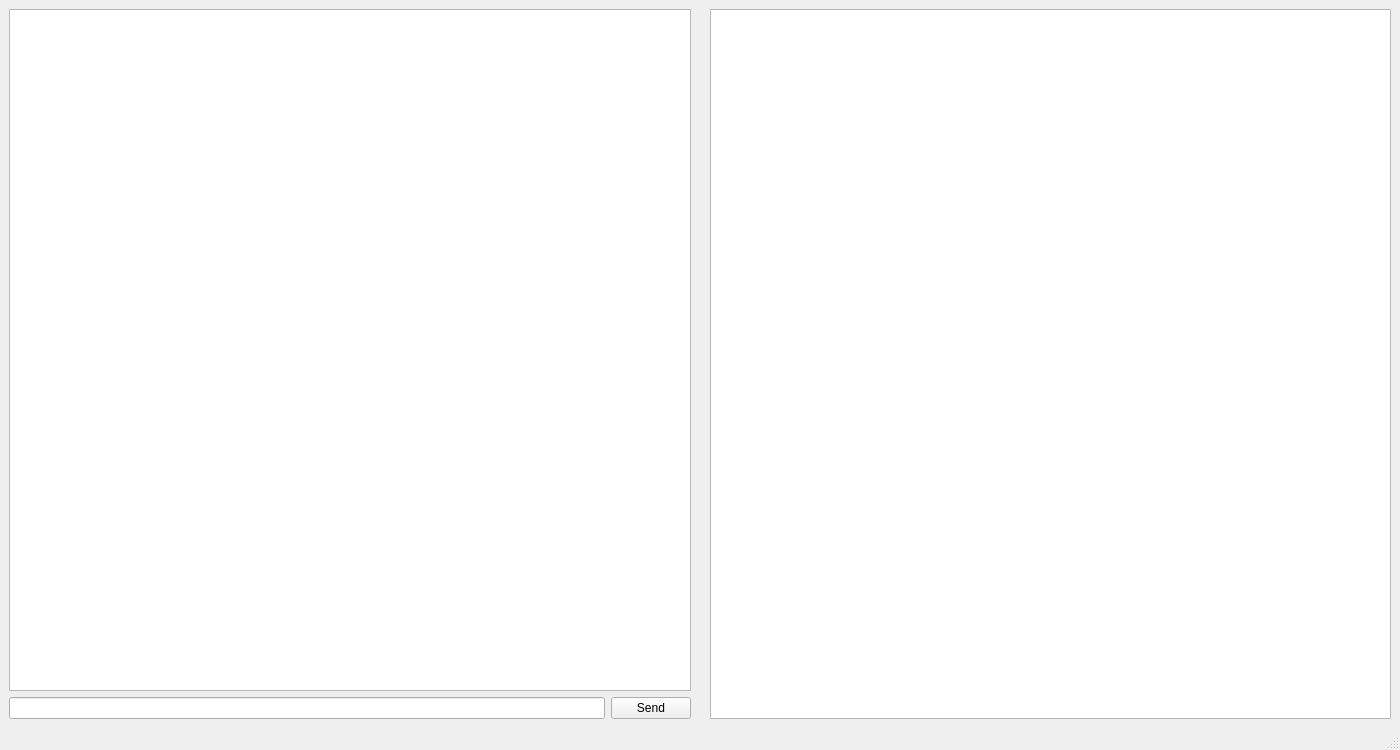
<?xml version="1.0" encoding="UTF-8"?>
<ui version="4.0">
 <class>MainWindow</class>
 <widget class="QMainWindow" name="MainWindow">
  <property name="geometry">
   <rect>
    <x>0</x>
    <y>0</y>
    <width>1400</width>
    <height>750</height>
   </rect>
  </property>
  <property name="windowTitle">
   <string>IsaKaiHBG_AI - Sovereign Multi-Agent AI</string>
  </property>
  <widget class="QWidget" name="centralwidget">
   <layout class="QHBoxLayout" name="mainLayout">
    <item>
     <layout class="QVBoxLayout" name="chatLayout">
      <item>
       <widget class="QTextEdit" name="chatDisplay">
        <property name="readOnly">
         <bool>true</bool>
        </property>
       </widget>
      </item>
      <item>
       <layout class="QHBoxLayout" name="inputLayout">
        <item>
         <widget class="QLineEdit" name="inputBox"/>
        </item>
        <item>
         <widget class="QPushButton" name="sendButton">
          <property name="text">
           <string>Send</string>
          </property>
         </widget>
        </item>
       </layout>
      </item>
     </layout>
    </item>
    <item>
     <widget class="QLabel" name="label">
      <property name="text">
       <string/>
      </property>
     </widget>
    </item>
    <item>
     <widget class="QGraphicsView" name="logoView"/>
    </item>
   </layout>
  </widget>
  <widget class="QStatusBar" name="statusbar"/>
 </widget>
 <resources/>
 <connections/>
</ui>
